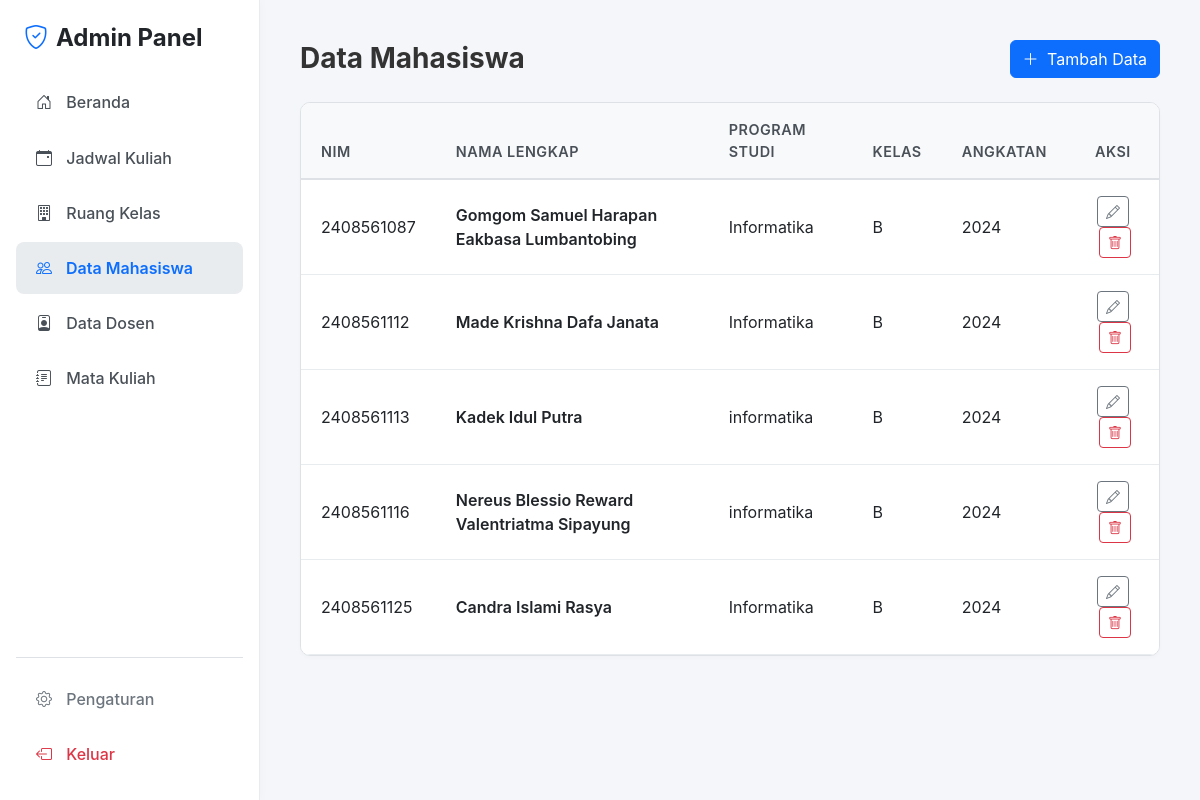
Screenshot of /admin/dashboard.php?page=mahasiswa (signed in) with the database file from the repository.
### tables this page shows
CREATE TABLE `mahasiswa` (
  `id` int(11) NOT NULL,
  `user_id` int(11) NOT NULL,
  `nim` varchar(20) NOT NULL,
  `nama_lengkap` varchar(100) NOT NULL,
  `program_studi` varchar(100) NOT NULL,
  `angkatan` year(4) NOT NULL,
  `kelas_id` int(11) DEFAULT NULL
);

CREATE TABLE `kelas` (
  `id` int(11) NOT NULL,
  `nama_kelas` varchar(50) NOT NULL
);

### admin/dashboard.php (the view, shortened to what this page needs)
<?php
include '../config/database.php';
$page = isset($_GET['page']) ? $_GET['page'] : 'main';
$jml_mhs = mysqli_num_rows(mysqli_query($conn, "SELECT id FROM mahasiswa"));
$jml_dsn = mysqli_num_rows(mysqli_query($conn, "SELECT id FROM dosen"));
$jml_kls = mysqli_num_rows(mysqli_query($conn, "SELECT id FROM kelas"));
$jml_jdw = mysqli_num_rows(mysqli_query($conn, "SELECT id FROM jadwal_kuliah"));
?>
<!DOCTYPE html>
<html lang="id">
<head>
    <link href="https://cdn.jsdelivr.net/npm/bootstrap@5.3.0/dist/css/bootstrap.min.css" rel="stylesheet">
    <link rel="stylesheet" href="https://cdn.jsdelivr.net/npm/bootstrap-icons@1.10.5/font/bootstrap-icons.css">
</head>
<body>
    <aside class="sidebar p-3">
        <div class="mb-4 px-2 mt-2">
            <h4 class="m-0 fw-bold text-dark"><i class="bi bi-shield-check text-primary me-2"></i>Admin Panel</h4>
        </div>
        <nav class="nav flex-column flex-grow-1">
            <a class="nav-link <?php echo $page == 'main' ? 'active' : ''; ?>" href="dashboard.php?page=main">
                <i class="bi bi-house-door"></i> Beranda
            </a>
            <a class="nav-link <?php echo $page == 'jadwal' ? 'active' : ''; ?>" href="dashboard.php?page=jadwal">
                <i class="bi bi-calendar-event"></i> Jadwal Kuliah
            </a>
            <a class="nav-link <?php echo $page == 'kelas' ? 'active' : ''; ?>" href="dashboard.php?page=kelas">
                <i class="bi bi-building"></i> Ruang Kelas
            </a>
            <a class="nav-link <?php echo $page == 'mahasiswa' ? 'active' : ''; ?>" href="dashboard.php?page=mahasiswa">
                <i class="bi bi-people"></i> Data Mahasiswa
            </a>
            <a class="nav-link <?php echo $page == 'dosen' ? 'active' : ''; ?>" href="dashboard.php?page=dosen">
                <i class="bi bi-person-badge"></i> Data Dosen
            </a>
            <a class="nav-link <?php echo $page == 'matkul' ? 'active' : ''; ?>" href="dashboard.php?page=matkul">
                <i class="bi bi-journal-text"></i> Mata Kuliah
            </a>
        </nav>
        <div class="mt-auto border-top pt-3">
            <a class="nav-link text-secondary <?php echo $page == 'setting' ? 'active' : ''; ?>" href="dashboard.php?page=setting">
                <i class="bi bi-gear text-secondary"></i> Pengaturan
            </a>
            <a class="nav-link text-danger mt-1" href="../index.php">
                <i class="bi bi-box-arrow-left text-danger"></i> Keluar
            </a>
        </div>
    </aside>
    <main class="main-content">
        <?php if($page == 'main'): ?>
            <h3 class="fw-bold mb-4">Ringkasan Sistem</h3>
            <div class="row g-4 mb-4">
                <div class="col-md-6 col-lg-3">
                    <div class="card border-0 shadow-sm rounded-3">
                        <div class="card-body p-4">
                            <h6 class="text-muted fw-bold mb-2 text-uppercase">Mahasiswa</h6>
                            <h2 class="m-0 fw-bold"><?php echo $jml_mhs; ?></h2>
                        </div>
                    </div>
                </div>
                <div class="col-md-6 col-lg-3">
                    <div class="card border-0 shadow-sm rounded-3">
                        <div class="card-body p-4">
                            <h6 class="text-muted fw-bold mb-2 text-uppercase">Ruang Kelas</h6>
                            <h2 class="m-0 fw-bold"><?php echo $jml_kls; ?></h2>
                        </div>
                    </div>
                </div>
                <div class="col-md-6 col-lg-3">
                    <div class="card border-0 shadow-sm rounded-3">
                        <div class="card-body p-4">
                            <h6 class="text-muted fw-bold mb-2 text-uppercase">Data Dosen</h6>
                            <h2 class="m-0 fw-bold"><?php echo $jml_dsn; ?></h2>
                        </div>
                    </div>
                </div>
                <div class="col-md-6 col-lg-3">
                    <div class="card border-0 shadow-sm rounded-3">
                        <div class="card-body p-4">
                            <h6 class="text-muted fw-bold mb-2 text-uppercase">Jadwal Aktif</h6>
                            <h2 class="m-0 fw-bold"><?php echo $jml_jdw; ?></h2>
                        </div>
                    </div>
                </div>
            </div>
        <?php elseif($page == 'mahasiswa'): ?>
            <div class="d-flex justify-content-between align-items-center mb-4">
                <h3 class="fw-bold m-0">Data Mahasiswa</h3>
                <button class="btn btn-primary" data-bs-toggle="modal" data-bs-target="#modalMhs"><i class="bi bi-plus-lg me-1"></i> Tambah Data</button>
            </div>
            <div class="table-wrapper">
                <div class="table-responsive">
                    <table class="table table-hover">
                        <thead><tr><th>NIM</th><th>Nama Lengkap</th><th>Program Studi</th><th>Kelas</th><th>Angkatan</th><th class="text-center">Aksi</th></tr></thead>
                        <tbody>
                            <?php
                            $q = mysqli_query($conn, "SELECT m.*, k.nama_kelas FROM mahasiswa m LEFT JOIN kelas k ON m.kelas_id = k.id ORDER BY m.nim ASC");
                            while($r = mysqli_fetch_assoc($q)){
                                $kelas = $r['nama_kelas'] ? $r['nama_kelas'] : "-";
                                echo "<tr>
                                        <td>{$r['nim']}</td>
                                        <td class='fw-semibold'>{$r['nama_lengkap']}</td>
                                        <td>{$r['program_studi']}</td>
                                        <td>{$kelas}</td>
                                        <td>{$r['angkatan']}</td>
                                        <td class='text-center'>
                                            <button class='btn btn-sm btn-outline-secondary' data-bs-toggle='modal' data-bs-target='#editMhs{$r['id']}'><i class='bi bi-pencil'></i></button>
                                            <a href='dashboard.php?page=mahasiswa&action=delete&id={$r['id']}' class='btn btn-sm btn-outline-danger ms-1' onclick='return confirm(\"Yakin hapus data?\")'><i class='bi bi-trash'></i></a>
                                        </td>
                                      </tr>";
                            }
                            ?>
                        </tbody>
                    </table>
                </div>
            </div>
        <?php endif; ?>
    </main>
</body>
</html>

### admin/dashboard.php (style rules this page uses)
body { background-color: #f4f6f9; font-family: -apple-system, BlinkMacSystemFont, "Segoe UI", Roboto, "Helvetica Neue", Arial, sans-serif; color: #333; }
.sidebar { width: 260px; position: fixed; top: 0; left: 0; height: 100vh; background-color: #ffffff; border-right: 1px solid #e9ecef; z-index: 100; display: flex; flex-direction: column; box-shadow: 2px 0 8px rgba(0,0,0,0.02); }
.main-content { margin-left: 260px; padding: 2.5rem; min-height: 100vh; }
.nav-link { color: #495057; padding: 0.85rem 1.25rem; border-radius: 8px; margin-bottom: 0.25rem; font-weight: 500; transition: all 0.2s; }
.nav-link.active { background-color: #e9ecef; color: #0d6efd; font-weight: 600; }
.nav-link i { width: 24px; text-align: center; margin-right: 10px; color: inherit; }
.table-wrapper { background: #fff; border: 1px solid #dee2e6; border-radius: 10px; overflow: hidden; box-shadow: 0 2px 4px rgba(0,0,0,0.02); }
.table { margin-bottom: 0; }
.table th { background-color: #f8f9fa; border-bottom: 2px solid #dee2e6; font-weight: 600; color: #495057; padding: 1rem 1.25rem; font-size: 0.9rem; text-transform: uppercase; letter-spacing: 0.5px; }
.table td { padding: 1rem 1.25rem; vertical-align: middle; border-bottom: 1px solid #e9ecef; color: #212529; }

### rows the page displays
mahasiswa: nim "2408561087", nama_lengkap "Gomgom Samuel Harapan Eakbasa Lumbantobing", program_studi "Informatika", kelas.nama_kelas "B", angkatan "2024"
mahasiswa: nim "2408561112", nama_lengkap "Made Krishna Dafa Janata", program_studi "Informatika", kelas.nama_kelas "B", angkatan "2024"
mahasiswa: nim "2408561113", nama_lengkap "Kadek Idul Putra", program_studi "informatika", kelas.nama_kelas "B", angkatan "2024"
mahasiswa: nim "2408561116", nama_lengkap "Nereus Blessio Reward Valentriatma Sipayung", program_studi "informatika", kelas.nama_kelas "B", angkatan "2024"
mahasiswa: nim "2408561125", nama_lengkap "Candra Islami Rasya", program_studi "Informatika", kelas.nama_kelas "B", angkatan "2024"
